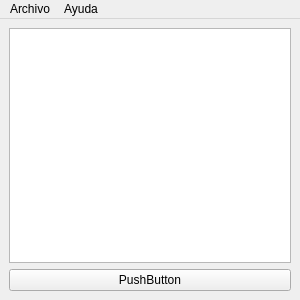
<?xml version="1.0" encoding="UTF-8"?>
<ui version="4.0">
 <class>MainWindow</class>
 <widget class="QMainWindow" name="MainWindow">
  <property name="geometry">
   <rect>
    <x>0</x>
    <y>0</y>
    <width>300</width>
    <height>300</height>
   </rect>
  </property>
  <property name="windowTitle">
   <string>MainWindow</string>
  </property>
  <widget class="QWidget" name="centralwidget">
   <layout class="QGridLayout" name="gridLayout">
    <item row="0" column="0">
     <widget class="QTableWidget" name="tabla"/>
    </item>
    <item row="1" column="0">
     <widget class="QPushButton" name="pushButton">
      <property name="text">
       <string>PushButton</string>
      </property>
     </widget>
    </item>
   </layout>
  </widget>
  <widget class="QMenuBar" name="menubar">
   <property name="geometry">
    <rect>
     <x>0</x>
     <y>0</y>
     <width>300</width>
     <height>30</height>
    </rect>
   </property>
   <widget class="QMenu" name="menuArchivo">
    <property name="title">
     <string>Archivo</string>
    </property>
    <addaction name="actionNuevo"/>
    <addaction name="separator"/>
    <addaction name="actionSalir"/>
   </widget>
   <widget class="QMenu" name="menuAyuda">
    <property name="title">
     <string>Ayuda</string>
    </property>
    <addaction name="actionAcerca_de"/>
   </widget>
   <addaction name="menuArchivo"/>
   <addaction name="menuAyuda"/>
  </widget>
  <action name="actionNuevo">
   <property name="text">
    <string>Nuevo</string>
   </property>
   <property name="shortcut">
    <string>Meta+N</string>
   </property>
  </action>
  <action name="actionSalir">
   <property name="text">
    <string>Salir</string>
   </property>
   <property name="shortcut">
    <string>Meta+S</string>
   </property>
  </action>
  <action name="actionAcerca_de">
   <property name="text">
    <string>Acerca de...</string>
   </property>
   <property name="shortcut">
    <string>Meta+Y</string>
   </property>
  </action>
 </widget>
 <resources/>
 <connections/>
</ui>
